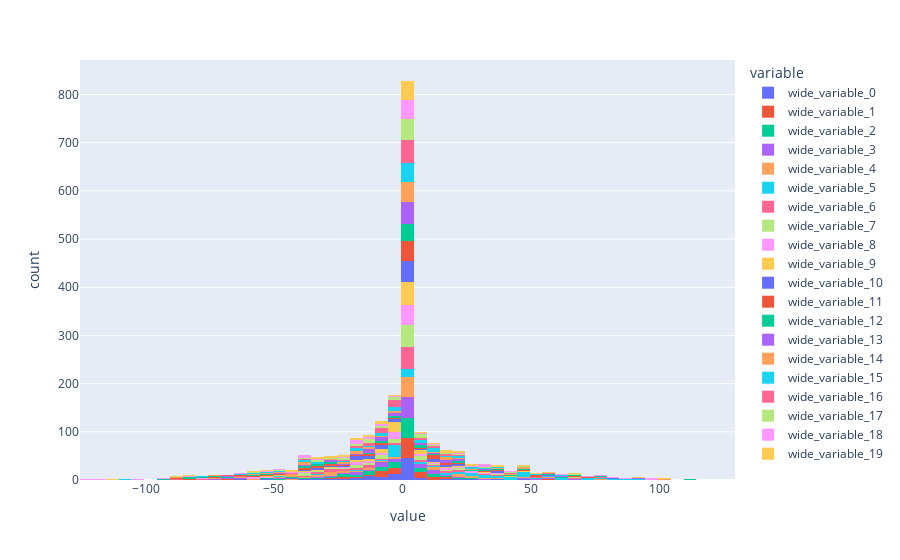

The code cell stored with this chart in its notebook:
### Code cell
ex.histogram(x=[fc2_weights_m[a,:] for a in range(20)])

### Figure 1 — Plotly figure (JSON) as saved in the notebook; plotly's stock layout.template omitted (floating-point values rounded to 4 significant figures)
{"data": [{"alignmentgroup": "True", "bingroup": "x", "hovertemplate": "variable=wide_variable_0<br>value=%{x}<br>count=%{y}<extra></extra>", "legendgroup": "wide_variable_0", "marker": {"color": "#636efa", "pattern": {"shape": ""}}, "name": "wide_variable_0", "offsetgroup": "wide_variable_0", "orientation": "v", "showlegend": true, "type": "histogram", "x": [2, -1, 1, 2, 8, 1, 2, -2, 0, 2, -16, -26, 1, -4, -14, 2, -2, -2, 2, -6, -5, 2, -14, -16, 2, -10, -2, 2, 4, 5, 1, 10, 19, 2, -1, -6, 2, -14, -25, 2, -4, -11, 1, 1, 9, 1, -15, -15, 1, -9, -25, 2, 5, -11, 2, 20, 7, 2, 26, 17, 1, -4, 4, 1, -16, -5, 1, -2, 20, 2, -8, 3, 2, -20, -27, 2, -23, -65, 1, -18, -13, 2, 35, 46, 2, 29, 39, 2, -35, -39, 1, -54, -81, 1, -40, -61, 1, 33, 46, 1, 59, 87, 2, -6, 4, 1, -52, -69, 1, -33, -50], "xaxis": "x", "yaxis": "y"}, {"alignmentgroup": "True", "bingroup": "x", "hovertemplate": "variable=wide_variable_1<br>value=%{x}<br>count=%{y}<extra></extra>", "legendgroup": "wide_variable_1", "marker": {"color": "#EF553B", "pattern": {"shape": ""}}, "name": "wide_variable_1", "offsetgroup": "wide_variable_1", "orientation": "v", "showlegend": true, "type": "histogram", "x": [1, 7, 11, 1, -5, -1, 1, 2, 1, 1, 6, 7, 1, -6, -6, 1, -6, -21, 1, -12, -4, 1, -9, -19, 1, 3, -7, 1, 5, -4, 1, -1, 1, 1, 10, 15, 1, 8, 5, 1, -6, -6, 1, -5, -3, 1, 2, 6, 1, -5, 5, 1, -10, -7, 1, -21, -1, 2, -7, 15, 1, 8, 16, 1, -10, -25, 1, -20, -5, 1, -3, 11, 1, 14, -3, 1, -8, 15, 1, 8, 9, 1, -1, -13, 2, -9, -13, 1, -34, -53, 1, -29, -23, 1, 60, 90, 1, 57, 78, 1, -26, -30, 1, -67, -81, 0, -40, -70, 1, 9, 12], "xaxis": "x", "yaxis": "y"}, {"alignmentgroup": "True", "bingroup": "x", "hovertemplate": "variable=wide_variable_2<br>value=%{x}<br>count=%{y}<extra></extra>", "legendgroup": "wide_variable_2", "marker": {"color": "#00cc96", "pattern": {"shape": ""}}, "name": "wide_variable_2", "offsetgroup": "wide_variable_2", "orientation": "v", "showlegend": true, "type": "histogram", "x": [1, 10, 1, 1, 9, 9, 1, -1, 11, 1, -11, -19, 1, -5, -21, 1, -2, -4, 1, -10, -4, 1, -13, -23, 1, 15, 11, 1, 13, 26, 1, -22, -11, 1, -43, -55, 1, -25, -32, 1, 45, 55, 1, 53, 69, 1, 3, -19, 1, -48, -65, 1, -36, -33, 1, 8, 23, 1, 5, 15, 1, -13, -13, 1, 11, 0, 1, 21, 26, 1, -8, -5, 1, -24, -30, 1, -18, -10, 1, 13, 7, 1, -4, 5, 1, 0, -4, 1, 20, 9, 1, 13, 4, 1, -3, -7, 1, -18, -9, 1, -10, -5, 1, 6, -10, 1, -12, -12, 1, -3, -1], "xaxis": "x", "yaxis": "y"}, {"alignmentgroup": "True", "bingroup": "x", "hovertemplate": "variable=wide_variable_3<br>value=%{x}<br>count=%{y}<extra></extra>", "legendgroup": "wide_variable_3", "marker": {"color": "#ab63fa", "pattern": {"shape": ""}}, "name": "wide_variable_3", "offsetgroup": "wide_variable_3", "orientation": "v", "showlegend": true, "type": "histogram", "x": [1, 4, 22, 1, -7, 4, 0, -9, -16, 1, 14, 13, 1, 7, 0, 1, -21, -31, 1, -9, -14, 1, 9, 9, 1, -17, 20, 1, 4, 6, 1, -9, -10, 1, -10, -10, 1, -4, -1, 1, 10, 11, 1, -15, -19, 1, -5, -16, 1, 3, -1, 1, 5, 11, 1, -9, -3, 1, 5, 5, 1, 16, 8, 1, -22, -26, 1, -65, -72, 1, -16, -27, 1, 47, 53, 1, 56, 67, 1, 2, -22, 1, -47, -70, 1, -29, -62, 1, -7, 19, 1, -4, 10, 1, -6, -11, 1, -6, 14, 1, 25, 48, 1, 31, 58, 1, -6, -3, 1, -49, -74], "xaxis": "x", "yaxis": "y"}, {"alignmentgroup": "True", "bingroup": "x", "hovertemplate": "variable=wide_variable_4<br>value=%{x}<br>count=%{y}<extra></extra>", "legendgroup": "wide_variable_4", "marker": {"color": "#FFA15A", "pattern": {"shape": ""}}, "name": "wide_variable_4", "offsetgroup": "wide_variable_4", "orientation": "v", "showlegend": true, "type": "histogram", "x": [1, 13, 22, 0, -5, 3, 1, -49, -39, 1, 11, -15, 1, 21, 66, 1, -28, -23, 1, -73, -89, 1, -3, 39, 1, 57, 76, 1, 27, -12, 1, -27, -62, 1, -15, -16, 1, 13, 12, 1, -27, -49, 1, 5, 2, 0, 44, 73, 1, 30, 25, 1, -27, -45, 1, -59, -56, 1, -35, -34, 1, -3, 14, 0, 38, 83, 0, 33, 46, 0, -31, -50, 1, -39, -71, 1, -26, -9, 1, 15, 21, 1, 0, 34, 1, 10, -24, 0, -25, -32, 0, -5, -9, 1, 10, 3, 1, 2, 23, 1, -27, -31, 1, -20, -30, 0, 22, 45, 1, 29, 20], "xaxis": "x", "yaxis": "y"}, {"alignmentgroup": "True", "bingroup": "x", "hovertemplate": "variable=wide_variable_5<br>value=%{x}<br>count=%{y}<extra></extra>", "legendgroup": "wide_variable_5", "marker": {"color": "#19d3f3", "pattern": {"shape": ""}}, "name": "wide_variable_5", "offsetgroup": "wide_variable_5", "orientation": "v", "showlegend": true, "type": "histogram", "x": [-1, 45, 78, 1, 40, 55, -2, 33, 40, -4, 9, 0, 1, 46, 46, -1, 29, 30, -2, 8, 21, 0, 25, 45, -1, 36, 64, 0, 52, 34, -1, -18, 28, -1, 46, 29, -1, 70, 42, -2, -2, -19, 1, 4, -11, 0, 49, 71, -3, 31, 19, 2, 34, -30, -1, 63, 71, 0, 48, 96, 0, -31, 10, -1, -34, -48, -3, 63, 77, -2, 45, 127, 0, 40, 19, -1, 31, 81, -1, 58, 73, -3, 51, 38, -3, 37, 4, 0, 23, 47, 1, 43, 90, -2, 29, 87, -3, 9, 81, -1, -7, 20, 0, 36, 16, 1, 23, 11, -1, 53, 28], "xaxis": "x", "yaxis": "y"}, {"alignmentgroup": "True", "bingroup": "x", "hovertemplate": "variable=wide_variable_6<br>value=%{x}<br>count=%{y}<extra></extra>", "legendgroup": "wide_variable_6", "marker": {"color": "#FF6692", "pattern": {"shape": ""}}, "name": "wide_variable_6", "offsetgroup": "wide_variable_6", "orientation": "v", "showlegend": true, "type": "histogram", "x": [1, -38, -76, 2, -21, -38, 2, 50, 79, 2, 60, 77, 1, -39, -62, 1, -76, -116, 1, -63, -86, 1, 13, 19, 2, 69, 111, 2, 30, 36, 2, -32, -14, 1, -30, -56, 2, -17, -22, 1, 5, 2, 1, -28, -26, 2, -20, -32, 1, 3, 15, 1, 24, 33, 1, -5, -7, 1, 1, -5, 1, -21, -28, 1, -20, -33, 1, 19, 24, 1, 8, 23, 2, -15, -30, 1, 17, -14, 2, 16, 37, 2, 0, -1, 2, -20, -25, 2, -8, 4, 2, 6, 21, 1, -11, 3, 2, -14, -16, 1, 9, 0, 2, 13, 3, 1, -4, -27, 1, -14, 0], "xaxis": "x", "yaxis": "y"}, {"alignmentgroup": "True", "bingroup": "x", "hovertemplate": "variable=wide_variable_7<br>value=%{x}<br>count=%{y}<extra></extra>", "legendgroup": "wide_variable_7", "marker": {"color": "#B6E880", "pattern": {"shape": ""}}, "name": "wide_variable_7", "offsetgroup": "wide_variable_7", "orientation": "v", "showlegend": true, "type": "histogram", "x": [1, -14, -30, 0, 5, -2, 1, 21, 18, 1, 6, 9, 0, -3, 2, 1, -10, -17, 1, -6, 2, 0, -4, -1, 0, -17, -32, 0, -33, -32, 0, 8, 16, 1, 53, 68, 1, 26, 47, 1, -23, -38, 0, -38, -45, 0, -36, -52, 1, -2, -14, 0, 37, 65, 1, 36, 37, 1, -25, -39, 0, -39, -48, 1, 6, -12, 0, 22, 2, 1, -12, -9, 0, -19, -19, 1, 9, 24, 0, 10, 4, 1, -18, -10, 1, 1, -6, 1, -5, 11, 0, -1, -18, 0, -6, -3, 0, -6, 3, 0, -9, -5, 1, 3, 4, 1, 5, -9, 0, -5, 8], "xaxis": "x", "yaxis": "y"}, {"alignmentgroup": "True", "bingroup": "x", "hovertemplate": "variable=wide_variable_8<br>value=%{x}<br>count=%{y}<extra></extra>", "legendgroup": "wide_variable_8", "marker": {"color": "#FF97FF", "pattern": {"shape": ""}}, "name": "wide_variable_8", "offsetgroup": "wide_variable_8", "orientation": "v", "showlegend": true, "type": "histogram", "x": [2, -15, -16, 2, -5, -5, 2, 8, 12, 2, -2, -6, 2, -4, -1, 2, 4, -11, 1, 2, -3, 2, -4, 7, 1, 2, -4, 2, -14, -20, 2, -5, -24, 2, 5, 15, 1, -9, 3, 2, -5, -7, 2, -23, -6, 2, -12, -3, 2, 13, 9, 1, 5, -20, 2, -15, -20, 2, -4, -4, 2, 10, 29, 2, 1, -4, 2, -17, -27, 2, -16, -17, 1, 17, 5, 2, 24, 18, 2, -38, -37, 2, -60, -79, 2, -60, -54, 2, 20, 42, 2, 98, 119, 2, 28, 56, 2, -76, -92, 2, -85, -121, 2, -55, -60, 1, 21, 30, 2, 29, 39], "xaxis": "x", "yaxis": "y"}, {"alignmentgroup": "True", "bingroup": "x", "hovertemplate": "variable=wide_variable_9<br>value=%{x}<br>count=%{y}<extra></extra>", "legendgroup": "wide_variable_9", "marker": {"color": "#FECB52", "pattern": {"shape": ""}}, "name": "wide_variable_9", "offsetgroup": "wide_variable_9", "orientation": "v", "showlegend": true, "type": "histogram", "x": [1, 0, -2, 1, 34, 42, 1, 23, 37, 1, -32, -38, 1, -48, -74, 1, -39, -51, 1, 15, 9, 1, 34, 45, 1, -1, -2, 1, -17, -27, 1, -15, -31, 1, -4, -13, 1, 17, 16, 1, 3, -8, 1, -5, 0, 1, 1, 5, 1, -1, 4, 1, -13, -28, 1, -7, -16, 1, -7, -4, 1, 4, 8, 1, 0, 21, 1, -5, 11, 1, -1, 1, 1, -3, 6, 1, -9, -7, 1, -8, -20, 1, -2, -4, 1, -3, -7, 1, 7, 15, 1, -1, 5, 1, -7, -6, 1, -3, -5, 1, 7, -3, 1, -3, -1, 1, 2, 0, 1, -4, -17], "xaxis": "x", "yaxis": "y"}, {"alignmentgroup": "True", "bingroup": "x", "hovertemplate": "variable=wide_variable_10<br>value=%{x}<br>count=%{y}<extra></extra>", "legendgroup": "wide_variable_10", "marker": {"color": "#636efa", "pattern": {"shape": ""}}, "name": "wide_variable_10", "offsetgroup": "wide_variable_10", "orientation": "v", "showlegend": true, "type": "histogram", "x": [1, -20, -30, 1, -9, -6, 1, 17, 27, 1, -11, -7, 1, -18, -20, 1, 11, 18, 1, 19, 34, 1, -13, -17, 1, -29, -22, 1, 1, -1, 1, 11, 21, 1, -1, -9, 1, -31, -53, 1, -19, -35, 1, 1, -12, 1, 41, 36, 1, 55, 83, 1, 13, 21, 1, -34, -64, 0, -59, -86, 0, -37, -42, 1, 13, 35, 1, 35, 39, 1, -3, 5, 1, -11, -17, 1, -8, -3, 1, 18, 22, 1, 2, 0, 1, -23, -40, 1, -10, -24, 1, 3, -1, 1, -10, -14, 1, 2, -16, 1, 10, 10, 1, -5, -12, 1, -5, -17, 1, 21, 9], "xaxis": "x", "yaxis": "y"}, {"alignmentgroup": "True", "bingroup": "x", "hovertemplate": "variable=wide_variable_11<br>value=%{x}<br>count=%{y}<extra></extra>", "legendgroup": "wide_variable_11", "marker": {"color": "#EF553B", "pattern": {"shape": ""}}, "name": "wide_variable_11", "offsetgroup": "wide_variable_11", "orientation": "v", "showlegend": true, "type": "histogram", "x": [0, -26, -34, 0, 13, -32, 1, 15, 11, 1, 2, -15, 1, 16, 14, 1, 14, 50, 1, -14, -13, 1, -18, -23, 1, 15, 34, 1, 2, -51, 1, -51, -79, 1, -26, -37, 1, 68, 70, 1, 36, 95, 0, -49, -56, 1, -46, -87, 1, -33, -39, 0, 12, -8, 1, 50, 46, 0, 38, 47, 1, -25, 0, 1, -45, -75, 0, -36, -24, 1, 13, 4, 1, 10, -27, 1, -16, -10, 1, -7, 53, 1, 13, 24, 1, 6, 20, 1, -11, -13, 1, -8, -61, 1, -10, -32, 1, 15, -3, 1, -28, -26, 1, -32, -40, 0, 23, 8, 1, 67, 55], "xaxis": "x", "yaxis": "y"}, {"alignmentgroup": "True", "bingroup": "x", "hovertemplate": "variable=wide_variable_12<br>value=%{x}<br>count=%{y}<extra></extra>", "legendgroup": "wide_variable_12", "marker": {"color": "#00cc96", "pattern": {"shape": ""}}, "name": "wide_variable_12", "offsetgroup": "wide_variable_12", "orientation": "v", "showlegend": true, "type": "histogram", "x": [0, 5, -2, 1, -10, -29, 1, 1, 0, 1, 10, -37, -1, -13, -31, 1, 31, 87, 0, 21, 26, 1, -35, -74, 1, -58, -93, 1, -5, -56, 0, 46, 65, 1, 100, 113, 0, 33, 49, 1, -58, -76, 0, -63, -83, 0, 22, 7, 0, 36, 70, 0, -45, -85, 1, -72, -32, -1, 40, 58, 0, 8, 68, 0, -13, -26, 1, 6, 7, 0, 6, 23, 0, -38, -36, 0, -26, -37, 0, 13, 44, 0, -8, 23, 1, -38, -87, 1, 27, 31, 0, 52, 69, 1, -34, -66, 2, -41, -66, 1, 6, 77, 1, 64, 79, 0, -9, -40, 1, -51, -84], "xaxis": "x", "yaxis": "y"}, {"alignmentgroup": "True", "bingroup": "x", "hovertemplate": "variable=wide_variable_13<br>value=%{x}<br>count=%{y}<extra></extra>", "legendgroup": "wide_variable_13", "marker": {"color": "#ab63fa", "pattern": {"shape": ""}}, "name": "wide_variable_13", "offsetgroup": "wide_variable_13", "orientation": "v", "showlegend": true, "type": "histogram", "x": [2, -4, -13, 2, -14, -7, 2, -11, 0, 2, -2, 3, 2, -9, 3, 2, 9, 2, 2, 9, 3, 2, -8, -19, 1, -22, -10, 2, -11, -9, 2, -11, -13, 2, -3, 20, 2, -3, 17, 2, -10, -14, 2, 11, 10, 2, 15, 34, 1, -4, 3, 2, -17, -40, 2, -19, -49, 2, -8, -11, 2, 17, 18, 2, -2, -26, 1, -3, -15, 2, 11, 48, 2, 13, 9, 2, -29, -52, 2, -69, -77, 2, -27, -40, 2, 62, 91, 2, 62, 90, 2, -28, -34, 2, -67, -93, 2, -49, -47, 2, 3, 16, 2, 24, 20, 2, -8, -5, 2, -7, -7], "xaxis": "x", "yaxis": "y"}, {"alignmentgroup": "True", "bingroup": "x", "hovertemplate": "variable=wide_variable_14<br>value=%{x}<br>count=%{y}<extra></extra>", "legendgroup": "wide_variable_14", "marker": {"color": "#FFA15A", "pattern": {"shape": ""}}, "name": "wide_variable_14", "offsetgroup": "wide_variable_14", "orientation": "v", "showlegend": true, "type": "histogram", "x": [2, -6, -16, 2, 1, 16, 3, -1, 18, 2, -1, 0, 2, -20, -24, 3, -5, 0, 2, 25, 34, 2, -12, -17, 1, -42, -58, 2, -22, -38, 2, 2, 38, 2, 19, 12, 2, -28, -46, 2, -44, -54, 2, 23, 22, 2, 36, 48, 1, -36, -37, 1, -51, -81, 2, -19, -14, 2, 47, 47, 2, 80, 100, 2, 26, 4, 2, -73, -90, 2, -73, -106, 2, -37, -58, 2, 44, 44, 3, 61, 75, 3, 15, 48, 2, -22, -16, 2, -37, -66, 2, -42, -18, 2, -8, 6, 1, -23, -45, 2, -28, -43, 2, -1, 15, 2, 16, 24, 2, 3, -15], "xaxis": "x", "yaxis": "y"}, {"alignmentgroup": "True", "bingroup": "x", "hovertemplate": "variable=wide_variable_15<br>value=%{x}<br>count=%{y}<extra></extra>", "legendgroup": "wide_variable_15", "marker": {"color": "#19d3f3", "pattern": {"shape": ""}}, "name": "wide_variable_15", "offsetgroup": "wide_variable_15", "orientation": "v", "showlegend": true, "type": "histogram", "x": [1, 20, 18, 2, -4, -2, 2, -21, -35, 2, 22, 13, 1, -1, 14, 1, -33, -38, 1, -8, -5, 1, 32, 52, 1, -2, -1, 1, -7, -12, 1, 8, -3, 2, 9, -7, 1, -34, -18, 2, -19, -28, 1, 1, 13, 1, 13, -18, 1, -21, -39, 1, 13, -4, 2, 39, 64, 1, 10, 13, 1, -60, -79, 1, -51, -87, 1, 29, 9, 2, 92, 112, 1, 23, 36, 2, -63, -106, 2, -36, -47, 2, 25, 57, 1, 18, 10, 1, -10, -34, 1, -19, 8, 1, 6, 25, 2, -13, -37, 1, -38, -48, 1, -17, 20, 1, 15, 62, 2, -8, -18], "xaxis": "x", "yaxis": "y"}, {"alignmentgroup": "True", "bingroup": "x", "hovertemplate": "variable=wide_variable_16<br>value=%{x}<br>count=%{y}<extra></extra>", "legendgroup": "wide_variable_16", "marker": {"color": "#FF6692", "pattern": {"shape": ""}}, "name": "wide_variable_16", "offsetgroup": "wide_variable_16", "orientation": "v", "showlegend": true, "type": "histogram", "x": [1, -16, -24, 1, -37, -50, 1, -15, -42, 1, 18, 42, 1, 53, 58, 1, 16, 18, 1, -41, -56, 1, -53, -69, 1, -15, -25, 1, 19, 41, 1, 12, 23, 1, -7, -19, 1, -2, -21, 1, -6, -8, 1, -9, -7, 1, -10, -1, 1, -14, -9, 1, 2, 14, 1, 4, 8, 1, -3, 0, 1, -5, 1, 1, -1, -1, 1, 1, 0, 1, 1, -5, 1, -5, -5, 1, -12, -20, 1, 11, 1, 1, 11, 0, 1, -3, -11, 1, -15, -12, 1, 1, -6, 1, 4, 8, 1, -2, 0, 2, -3, -16, 1, -7, -9, 1, 8, -4, 1, 9, 9], "xaxis": "x", "yaxis": "y"}, {"alignmentgroup": "True", "bingroup": "x", "hovertemplate": "variable=wide_variable_17<br>value=%{x}<br>count=%{y}<extra></extra>", "legendgroup": "wide_variable_17", "marker": {"color": "#B6E880", "pattern": {"shape": ""}}, "name": "wide_variable_17", "offsetgroup": "wide_variable_17", "orientation": "v", "showlegend": true, "type": "histogram", "x": [1, 45, 68, 1, 38, 47, 1, -31, -37, 1, -75, -97, 1, -13, -35, 1, 38, 44, 1, -4, -5, 0, -50, -63, 1, -5, -19, 1, 24, 45, 1, 42, 32, 1, 7, 7, 1, -6, -38, 1, -34, -56, 1, -40, -16, 1, -4, 0, 1, -4, 9, 1, 7, 22, 1, 8, 0, 1, -21, -16, 1, -12, -29, 1, -6, -12, 1, -3, -4, 1, 16, -6, 1, 20, 11, 2, 4, 4, 1, -15, -6, 1, -10, -22, 1, 7, 30, 1, 11, 5, 1, -17, -15, 1, -11, 15, 1, 6, 31, 1, -11, -22, 1, -13, -24, 1, 1, -7, 1, 1, 0], "xaxis": "x", "yaxis": "y"}, {"alignmentgroup": "True", "bingroup": "x", "hovertemplate": "variable=wide_variable_18<br>value=%{x}<br>count=%{y}<extra></extra>", "legendgroup": "wide_variable_18", "marker": {"color": "#FF97FF", "pattern": {"shape": ""}}, "name": "wide_variable_18", "offsetgroup": "wide_variable_18", "orientation": "v", "showlegend": true, "type": "histogram", "x": [2, 17, 34, 2, -36, -37, 2, -84, -119, 3, -52, -61, 3, 5, -18, 2, 31, 25, 3, 81, 98, 2, 64, 89, 2, -45, -49, 2, -102, -105, 2, -93, -123, 2, -17, -13, 2, 78, 100, 2, 42, 71, 3, -43, -38, 3, -66, -85, 3, -5, -19, 3, 30, 65, 3, -18, -7, 2, -37, -34, 2, 1, -31, 3, 22, 31, 3, 27, 33, 3, -16, -6, 3, -52, -37, 2, -34, -59, 2, 33, 20, 2, 63, 13, 3, -14, -22, 2, -23, -48, 2, -17, 26, 3, 26, 22, 3, 9, 10, 2, -3, -16, 2, 2, -15, 3, -7, -7, 3, -14, -27], "xaxis": "x", "yaxis": "y"}, {"alignmentgroup": "True", "bingroup": "x", "hovertemplate": "variable=wide_variable_19<br>value=%{x}<br>count=%{y}<extra></extra>", "legendgroup": "wide_variable_19", "marker": {"color": "#FECB52", "pattern": {"shape": ""}}, "name": "wide_variable_19", "offsetgroup": "wide_variable_19", "orientation": "v", "showlegend": true, "type": "histogram", "x": [1, -5, -10, 0, -6, 1, 1, -16, -11, 2, -24, -31, 0, -12, 9, 1, 25, 28, 1, 14, 17, 1, -9, -9, 1, 19, -24, 1, 17, -35, 1, -16, -4, 2, -2, -19, 1, -25, -45, 1, -28, -34, 1, 56, 47, 1, 35, 74, 1, -45, -16, 1, -32, -49, 1, 39, 35, 1, 55, 57, 1, -43, -59, 0, -85, -115, 1, -27, -43, 1, 17, 21, 1, 65, 100, 1, 54, 93, 1, -27, 8, 1, -86, -115, 1, -54, -61, 2, 12, 20, 1, 25, 7, 1, -11, -12, 1, 17, -12, 1, 20, 26, 1, -7, -59, 1, -18, -55, 1, 15, 0], "xaxis": "x", "yaxis": "y"}], "layout": {"barmode": "relative", "legend": {"title": {"text": "variable"}, "tracegroupgap": 0}, "margin": {"t": 60}, "xaxis": {"anchor": "y", "domain": [0, 1], "title": {"text": "value"}}, "yaxis": {"anchor": "x", "domain": [0, 1], "title": {"text": "count"}}}}
